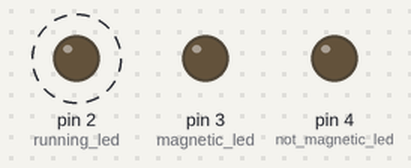
This sketch was run on a simulated Arduino Uno, built with avr-gcc and run on an emulated ATmega328P. Parts: output pins drawn as LEDs (lit = HIGH). Dashed ring = blinking.

Above: at 0.2 s.
At 1.7 s:
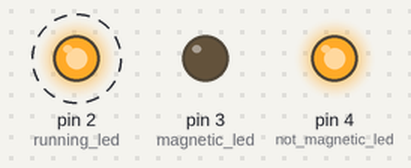
Timing chart, 0 to 3.0 s (numbered marks = the images above):
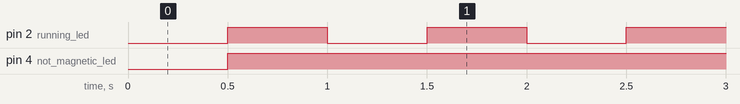

Measured:
- by itself, pin 2 (running_led): alternates HIGH for 0.50 s and LOW for 0.50 s
- by itself, pin 4 (not_magnetic_led): LOW → HIGH at 0.50 s

The sketch:

Light_State_Final.ino
```cpp
#include <TimerOne.h>     // To use internal timer
#include "Light_State_Final.h"      //To get the functions: magnetic_sensing()  toggle_led

int running_led =2; //Light to show robot is running (blue)
int magnetic_led =3; //Light to show waste is magnetic (Red)
int not_magnetic_led = 4; //Light to show waste is not magnetic (Green)
int magneticPin = 13; //Pin to detect magenetic


void setup() {
  pinMode(running_led, OUTPUT); //Set Pin2 as output
  pinMode(magnetic_led, OUTPUT); //Set Pin3 as output
  pinMode(not_magnetic_led, OUTPUT); //Set Pin4 as output
  pinMode(magneticPin, INPUT); // Set Pin13 as input

  // Interrupts stuff
  Timer1.initialize(500000); // Set timer to overflow every 0.5 seconds
  Timer1.attachInterrupt(toggle_led);  // Attach the interrupt function to Timer1
}
/*
void running_LED() { // this makes the LED flash on and off with a period of 700ms

    digitalWrite(running_led, LOW);
    delay(700);
    digitalWrite(running_led, HIGH);
    delay(700);
}*/


void loop()
{
  delay(1000000000000);
  }


/*


*/
```

Light_State_Final.cpp
```cpp
#include "Light_State_Final.h"
#include <Arduino.h> // Necessary for Arduino functions like pinMode, digitalWrite, etc.

bool chassis_currently_moving = false ;      // To state whether the chassis is moving or not so to turn on the running led


void magnetic_sensing() {
    int magneticOutput =HIGH; // Read if the magnetic sensor has an output

    if (magneticOutput == HIGH) {
        digitalWrite(not_magnetic_led, HIGH);
        digitalWrite(magnetic_led, LOW);  // Turn on magnetic waste LED
    } else {
        digitalWrite(magnetic_led, HIGH);
        digitalWrite(not_magnetic_led, LOW);  // Turn on non-magnetic waste LED
    }
}


void toggle_led() {
    // Toggle the running LED


      digitalWrite(running_led, !digitalRead(running_led));
      magnetic_sensing();

}
```

Light_State_Final.h
```cpp
#ifndef LIGHT_STATE_H
#define LIGHT_STATE_H

#include <TimerOne.h> // To use internal timer

// Pin definitions
extern int running_led;
extern int magnetic_led;
extern int not_magnetic_led;
extern int magnetic_sensor_pin;
extern bool chassis_currently_moving;

// Function declarations
void magnetic_sensing();
void toggle_led();

#endif
```
